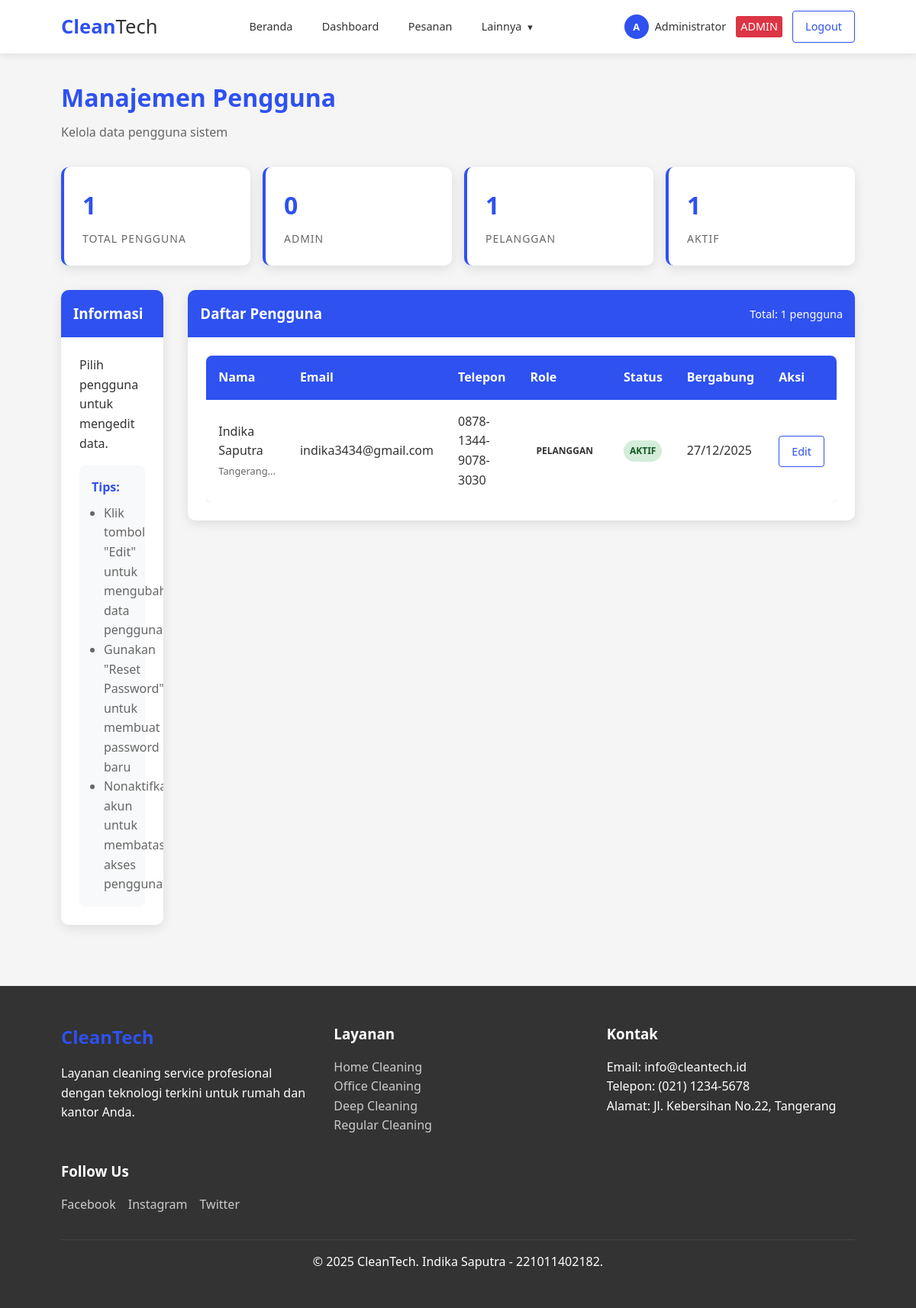
The page /admin/users.php (signed in) on the database its author committed.
### tables this page shows
CREATE TABLE `users` (
  `id` int(11) NOT NULL,
  `name` varchar(100) NOT NULL,
  `email` varchar(100) NOT NULL,
  `password` varchar(255) NOT NULL,
  `phone` varchar(20) DEFAULT NULL,
  `address` text DEFAULT NULL,
  `role` enum('admin','user') DEFAULT 'user',
  `created_at` timestamp NOT NULL DEFAULT current_timestamp(),
  `updated_at` timestamp NOT NULL DEFAULT current_timestamp() ON UPDATE current_timestamp(),
  `is_active` tinyint(1) DEFAULT 1
);

### admin/users.php (the view, shortened to what this page needs)
<?php
require_once '../config/database.php';
$user_id = $_SESSION['user_id'];
$query = "SELECT * FROM users WHERE id != ? ORDER BY role DESC, created_at DESC";
$stmt = mysqli_prepare($conn, $query);
mysqli_stmt_bind_param($stmt, "i", $user_id);
mysqli_stmt_execute($stmt);
$users_result = mysqli_stmt_get_result($stmt);
$stats_query = "SELECT
                  COUNT(*) as total_users,
                  SUM(CASE WHEN role = 'admin' THEN 1 ELSE 0 END) as total_admins,
                  SUM(CASE WHEN role = 'user' THEN 1 ELSE 0 END) as total_customers,
                  SUM(CASE WHEN is_active = 1 THEN 1 ELSE 0 END) as active_users
                FROM users
                WHERE id != ?";
$stmt = mysqli_prepare($conn, $stats_query);
mysqli_stmt_bind_param($stmt, "i", $user_id);
mysqli_stmt_execute($stmt);
$stats_result = mysqli_stmt_get_result($stmt);
$stats = mysqli_fetch_assoc($stats_result);
$edit_user = null;
include '../includes/header.php';
?>
<div style="margin: 2rem 0;">
    <h1 style="color: var(--primary-color); margin-bottom: 0.5rem;">Manajemen Pengguna</h1>
    <p style="color: #666;">Kelola data pengguna sistem</p>
</div>
<div class="grid grid-4" style="gap: 1rem; margin-bottom: 2rem;">
    <div class="stats-card">
        <div class="stat-number"><?php echo $stats['total_users']; ?></div>
        <div class="stat-label">Total Pengguna</div>
    </div>
    <div class="stats-card">
        <div class="stat-number"><?php echo $stats['total_admins']; ?></div>
        <div class="stat-label">Admin</div>
    </div>
    <div class="stats-card">
        <div class="stat-number"><?php echo $stats['total_customers']; ?></div>
        <div class="stat-label">Pelanggan</div>
    </div>
    <div class="stats-card">
        <div class="stat-number"><?php echo $stats['active_users']; ?></div>
        <div class="stat-label">Aktif</div>
    </div>
</div>
<div class="grid" style="grid-template-columns: 1fr 2fr; gap: 2rem; margin-bottom: 2rem;">
    <?php if ($edit_user): ?>
        <div class="card">
            <div class="card-header">
                <h3 style="color: white; margin: 0;">Edit Pengguna</h3>
            </div>
            <div class="card-body">
                <form method="POST" action="">
                    <input type="hidden" name="action" value="update">
                    <input type="hidden" name="id" value="<?php echo $edit_user['id']; ?>">
                    <div class="form-group">
                        <label class="form-label" for="name">Nama Lengkap *</label>
                        <input type="text" id="name" name="name" class="form-control"
                               value="<?php echo htmlspecialchars($edit_user['name']); ?>" required>
                    </div>
                    <div class="form-group">
                        <label class="form-label" for="email">Email *</label>
                        <input type="email" id="email" name="email" class="form-control"
                               value="<?php echo htmlspecialchars($edit_user['email']); ?>" required>
                    </div>
                    <div class="form-group">
                        <label class="form-label" for="phone">Telepon *</label>
                        <input type="tel" id="phone" name="phone" class="form-control"
                               value="<?php echo htmlspecialchars($edit_user['phone']); ?>" required>
                    </div>
                    <div class="form-group">
                        <label class="form-label" for="address">Alamat</label>
                        <textarea id="address" name="address" class="form-control" rows="3"><?php echo htmlspecialchars($edit_user['address']); ?></textarea>
                    </div>
                    <div class="form-group">
                        <label class="form-label">Role</label>
                        <div style="padding: 0.5rem; background-color: #f8f9fa; border-radius: 4px;">
                            <?php echo $edit_user['role'] == 'admin' ? 'Administrator' : 'Pelanggan'; ?>
                        </div>
                    </div>
                    <div class="form-group">
                        <div style="display: flex; align-items: center; gap: 0.5rem;">
                            <input type="checkbox" id="is_active" name="is_active"
                                   <?php echo $edit_user['is_active'] ? 'checked' : ''; ?>>
                            <label for="is_active" style="margin: 0;">Akun Aktif</label>
                        </div>
                    </div>
                    <div class="form-group" style="margin-top: 1.5rem;">
                        <button type="submit" class="btn btn-primary btn-block">Update Data</button>
                        <button type="button" onclick="confirmResetPassword(<?php echo $edit_user['id']; ?>, '<?php echo htmlspecialchars($edit_user['name']); ?>')"
                                class="btn btn-warning btn-block" style="margin-top: 0.5rem;">
                            Reset Password
                        </button>
                        <a href="/clean-tech/admin/users.php" class="btn btn-secondary btn-block" style="margin-top: 0.5rem;">
                            Batal Edit
                        </a>
                    </div>
                </form>
            </div>
        </div>
    <?php else: ?>
        <div class="card">
            <div class="card-header">
                <h3 style="color: white; margin: 0;">Informasi</h3>
            </div>
            <div class="card-body">
                <p>Pilih pengguna untuk mengedit data.</p>
                <div style="background-color: #f8f9fa; padding: 1rem; border-radius: 8px; margin-top: 1rem;">
                    <h4 style="color: var(--primary-color); margin-bottom: 0.5rem;">Tips:</h4>
                    <ul style="padding-left: 1rem; color: #666;">
                        <li>Klik tombol "Edit" untuk mengubah data pengguna</li>
                        <li>Gunakan "Reset Password" untuk membuat password baru</li>
                        <li>Nonaktifkan akun untuk membatasi akses pengguna</li>
                    </ul>
                </div>
            </div>
        </div>
    <?php endif; ?>
    <div>
        <div class="card">
            <div class="card-header" style="display: flex; justify-content: space-between; align-items: center;">
                <h3 style="color: white; margin: 0;">Daftar Pengguna</h3>
                <span style="color: white; font-size: 0.9rem;">
                    Total: <?php echo $stats['total_users']; ?> pengguna
                </span>
            </div>
            <div class="card-body">
                <?php if (mysqli_num_rows($users_result) > 0): ?>
                    <div class="table-responsive">
                        <table class="table">
                            <thead>
                                <tr>
                                    <th>Nama</th>
                                    <th>Email</th>
                                    <th>Telepon</th>
                                    <th>Role</th>
                                    <th>Status</th>
                                    <th>Bergabung</th>
                                    <th>Aksi</th>
                                </tr>
                            </thead>
                            <tbody>
                                <?php while ($user = mysqli_fetch_assoc($users_result)): ?>
                                    <tr>
                                        <td>
                                            <div style="font-weight: 500;"><?php echo htmlspecialchars($user['name']); ?></div>
                                            <?php if ($user['address']): ?>
                                                <small style="color: #666; font-size: 0.8rem;">
                                                    <?php echo substr($user['address'], 0, 30); ?>...
                                                </small>
                                            <?php endif; ?>
                                        </td>
                                        <td><?php echo htmlspecialchars($user['email']); ?></td>
                                        <td><?php echo htmlspecialchars($user['phone']); ?></td>
                                        <td>
                                            <?php if ($user['role'] == 'admin'): ?>
                                                <span class="badge badge-primary">Admin</span>
                                            <?php else: ?>
                                                <span class="badge badge-secondary">Pelanggan</span>
                                            <?php endif; ?>
                                        </td>
                                        <td>
                                            <?php if ($user['is_active']): ?>
                                                <span class="badge badge-success">Aktif</span>
                                            <?php else: ?>
                                                <span class="badge badge-danger">Nonaktif</span>
                                            <?php endif; ?>
                                        </td>
                                        <td><?php echo date('d/m/Y', strtotime($user['created_at'])); ?></td>
                                        <td>
                                            <a href="?edit=<?php echo $user['id']; ?>" class="btn btn-sm btn-secondary">Edit</a>
                                        </td>
                                    </tr>
                                <?php endwhile; ?>
                            </tbody>
                        </table>
                    </div>
                <?php else: ?>
                    <p style="text-align: center; color: #666; padding: 2rem;">Tidak ada pengguna lain</p>
                <?php endif; ?>
            </div>
        </div>
    </div>
</div>
<?php include '../includes/footer.php'; ?>

### assets/css/style.css (style rules this page uses)
* { margin: 0; padding: 0; box-sizing: border-box; font-family: 'Segoe UI', Tahoma, Geneva, Verdana, sans-serif; }
:root { --primary-color: #2e51f0; --primary-dark: #1a3cd8; --secondary-color: #ffffff; --text-color: #333333; --light-gray: #f5f5f5; --gray: #e0e0e0; --success-color: #28a745; --warning-color: #ffc107; --danger-color: #dc3545; }
body { background-color: var(--light-gray); color: var(--text-color); line-height: 1.6; min-height: 100vh; display: flex; flex-direction: column; }
.grid { display: grid; gap: 1rem; }
.grid-4 { grid-template-columns: repeat(4, 1fr); }
.card { background-color: white; border-radius: 10px; box-shadow: 0 4px 15px rgba(0,0,0,0.1); overflow: hidden; transition: transform 0.3s ease; }
.card-header { background-color: var(--primary-color); color: white; padding: 1rem; }
.card-body { padding: 1.5rem; }
.btn { padding: 0.5rem 1.5rem; border: none; border-radius: 4px; cursor: pointer; font-weight: 500; text-decoration: none; display: inline-block; transition: all 0.3s ease; font-size: 1rem; }
.btn-sm { padding: 0.25rem 0.75rem; font-size: 0.875rem; }
.btn-secondary { background-color: var(--secondary-color); color: var(--primary-color); border: 2px solid var(--primary-color); }
.table { width: 100%; border-collapse: collapse; background-color: white; border-radius: 8px; overflow: hidden; box-shadow: 0 4px 15px rgba(0,0,0,0.1); }
.table th { background-color: var(--primary-color); color: white; padding: 1rem; text-align: left; font-weight: 600; }
.table td { padding: 1rem; border-bottom: 1px solid var(--gray); }
.table tr:last-child td { border-bottom: none; }
.table-responsive { overflow-x: auto; }
.badge { display: inline-block; padding: 0.25rem 0.5rem; font-size: 0.75rem; font-weight: 600; border-radius: 20px; text-transform: uppercase; }
.badge-success { background-color: #d4edda; color: #155724; }
.stats-card { background: white; border-radius: 10px; padding: 1.5rem; box-shadow: 0 4px 15px rgba(0,0,0,0.1); border-left: 4px solid var(--primary-color); }
.stats-card .stat-number { font-size: 2rem; font-weight: bold; color: var(--primary-color); margin-bottom: 0.5rem; }
.stats-card .stat-label { color: #666; font-size: 0.875rem; text-transform: uppercase; letter-spacing: 1px; }

### rows shown on the page
users: name "Indika Saputra", address "Tangerang", email "indika3434@gmail.com", phone "0878-1344-9078-3030", role "PELANGGAN", is_active "AKTIF", created_at "27/12/2025"

### other values the page prints
substr($_SESSION['user_name'], 0, 1) "A"
$_SESSION['user_name'] "Administrator"
$stats['total_users'] "1"
$stats['total_admins'] "0"
$stats['total_customers'] "1"
$stats['active_users'] "1"
